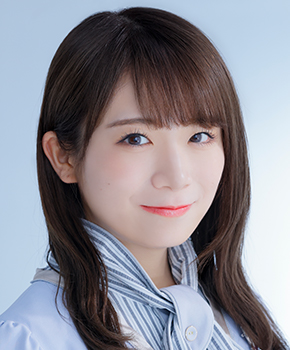
#> input picture hard/Picture/akimotomanatsu.jpeg, 290 x 350 px; its folder holds only this picture in this run
$ python faceDetect.py
#> lines starting #> are read from the running program, lines starting #| are printed output that depends on the picture
# Detect the face box and save it.
import numpy as np
import cv2 as cv
import glob
from PIL import Image
import re
import os


# あとから使うように、えいごと日本語の対応を表から取ってくる
nameFile = './names.txt'
with open(nameFile) as f:
#> (reads hard/names.txt from the repository)
    names = f.readlines()

namesDict = {}
for i, name in enumerate(names):
    name = name.rstrip(',\n').split('"')
    namesDict[name[1]] = name[3]

# print(namesDict)

files = glob.glob("./Picture/*")

# フォルダ作成
FolderName = 'EyePicture'
if not os.path.isdir(FolderName):  # ”member_name”のフォルダがない場合
    print(f"creating folder {FolderName}...")
    os.mkdir(FolderName)


def detectAndSaveEyes(img):
#> called with img = './Picture/akimotomanatsu.jpeg'
    global saveFailed, canDetectMember

    memberName = re.search('([a-z]+).jpe?g', img).group(1)

    imgS = cv.imread(img)
#> imgS is the input picture: shape (350, 290, 3); mean B, G, R 146.1, 137.4, 138.7
    imgG = cv.cvtColor(imgS, cv.COLOR_BGR2GRAY)
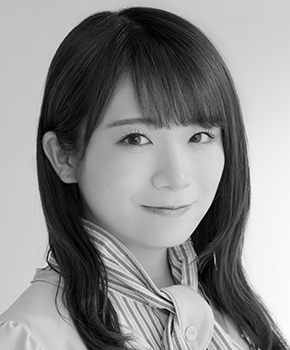
#> imgG: shape (350, 290); min 0, max 253, mean 138.8

    # 学習済みデータをロード
    face_cascade = cv.CascadeClassifier('haarcascade_frontalface_default.xml')
    eye_cascade  = cv.CascadeClassifier('haarcascade_eye.xml')

    # 顔検出を実行
    faces = face_cascade.detectMultiScale(imgG, 1.3, 5)
#> faces = [[93, 83, 155, 155]]
    if len(faces) == 1:
        (x,y,w,h) = faces[0]
#> x = 93; y = 83; w = 155; h = 155

        # 顔全体だと、歯も間違って検知してしまう確率あがる
        imgG_face = imgG[y:y+h, x:x+w] # 16枚Failed
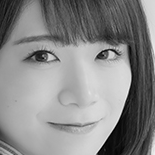
#> imgG_face: shape (155, 155); min 0, max 239, mean 135.6
        # imgG_face = imgG[y:y+int(h/1.5), x:x+int(w/1.5)]# 43枚Failed
        eyes = eye_cascade.detectMultiScale(imgG_face)
#> eyes = [[91, 38, 31, 31], [18, 35, 41, 41]]
        if len(eyes) == 2:
            x1, y1, w1, h1 = eyes[0]
#> x1 = 91; y1 = 38; w1 = 31; h1 = 31
            x2, y2, w2, h2 = eyes[1]
#> x2 = 18; y2 = 35; w2 = 41; h2 = 41
            x_start = min(x1, x2) + x
#> x_start = 111
            x_end = max(x1+h1, x2+h2) + x
#> x_end = 215
            y_start = min(y1, y2) + y
#> y_start = 118
            y_end = max(y1+w1, y2+w2) + y
#> y_end = 159
            # return (x_start, y_start, x_end, y_end)

            from PIL import Image
            Image = Image.open(img)

            # 切り取り
            croppedIm = Image.crop((x_start, y_start, x_end, y_end))
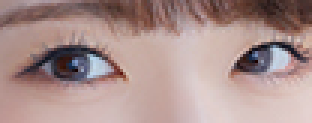
#> croppedIm: PIL image 104x41 RGB (shown 3 times larger); mean R, G, B 170.2, 144.6, 141.3
            # サイズ変更
            Xsize, Ysize = croppedIm.size
#> Xsize = 104; Ysize = 41
            croppedIm = croppedIm.resize((3*Xsize, 3*Ysize))
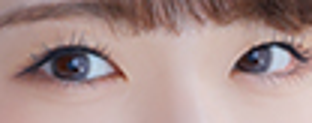
#> croppedIm: PIL image 312x123 RGB; mean R, G, B 170.2, 144.6, 141.3
            croppedIm.save(f'{FolderName}/{memberName}.png')
            canDetectMember.append(memberName)
        else:
            saveFailed += 1
            print(eyes)
            print(f'Could not detect 2 eyes: {memberName}')
    else:
        saveFailed += 1
        print(f"Could not detect {memberName}'s face")


def detectFace(image):
    # 顔検出対象の画像をロードし、白黒画像にしておく。
    imgS = cv.imread(image)
    imgG = cv.cvtColor(imgS, cv.COLOR_BGR2GRAY)

    # 学習済みデータをロード
    face_cascade = cv.CascadeClassifier('haarcascade_frontalface_default.xml')
    eye_cascade  = cv.CascadeClassifier('haarcascade_eye.xml')

    # 顔検出を実行
    faces = face_cascade.detectMultiScale(imgG, 1.3, 5)

    return faces

def cropAndSave(img, faces):
    memberName = re.search('([a-z]+).jpe?g', img).group(0)
    # facesはnumpyの形式で却って来てた....

    if len(faces) > 0:
        listFace = list(faces[0])
        from PIL import Image
        Image = Image.open(img)


        x,y,w,h = listFace
        croppedIm = Image.crop((x, y, x+w, y+h))
        croppedIm.save(f'{FolderName}/{memberName}.png')

    else:
        print(f"Could not detect {memberName}'s face")


saveFailed = 0
canDetectMember = []
for img in files:
    # faces = detectFace(img)
    # cropAndSave(img, faces)
    eyes = detectAndSaveEyes(img)

print(f'Failed {saveFailed} pictures')

with open('eyeNames.txt', mode='w') as f:
    for nameEn in canDetectMember:
        sentence = '["' + nameEn + '", "' + namesDict[nameEn] + '"],\n'
        f.write(sentence)
